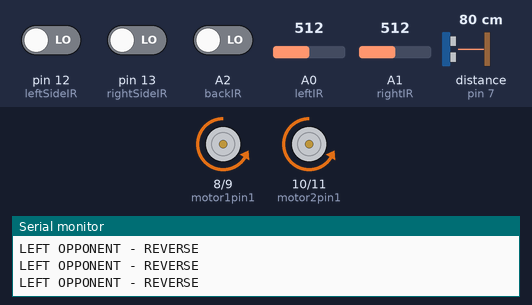
Bench run of a sketch on a simulated Arduino Uno, built with avr-gcc and run on an emulated ATmega328P. Parts: motor-driver pin pairs drawn as motors (green arrow = first pin HIGH = forward, orange = second pin HIGH = backward, longer = more drive, scaled by the enable pin), the last lines printed to the serial monitor. Wiring (inferred from the names in the program): ultrasonic range finder: trigger pin 6; echo pin 7. Inputs (shaded band) come from the test bench; at power-on: A0 (leftIR) = 512, A1 (rightIR) = 512, distance to the obstacle (sensor on pin 7) 80 cm, pin 12 (leftSideIR) LOW, pin 13 (rightSideIR) LOW, A2 (backIR) LOW. The echo pulse lasts 58.3 µs per cm.

Above: at 1.2 s.
1.3 s: A0 (leftIR) set to 486
At 1.92 s:
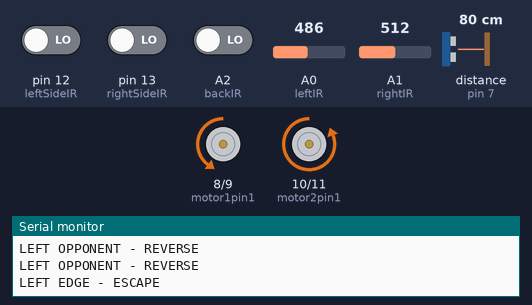
At 3.02 s:
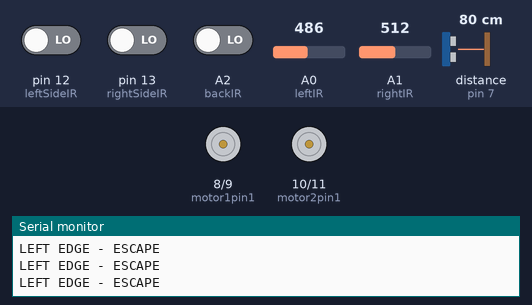
4.3 s: A1 (rightIR) set to 490
At 5.26 s:
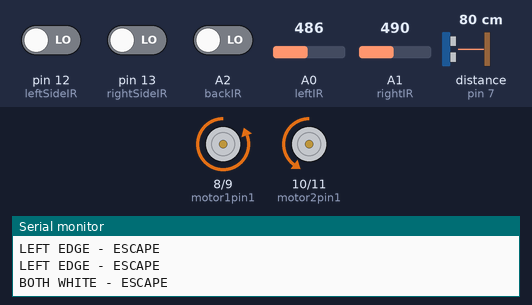
7.3 s: A1 (rightIR) set to 510
10.3 s: A0 (leftIR) set to 510
13.3 s: distance to the obstacle (sensor on pin 7) set to 30 cm
14.8 s: distance to the obstacle (sensor on pin 7) set to 23 cm
At 16.0 s:
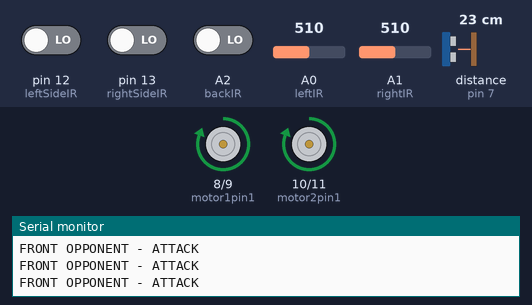
Timing chart, 0 to 17.3 s (numbered marks = the images above; inputs shaded):
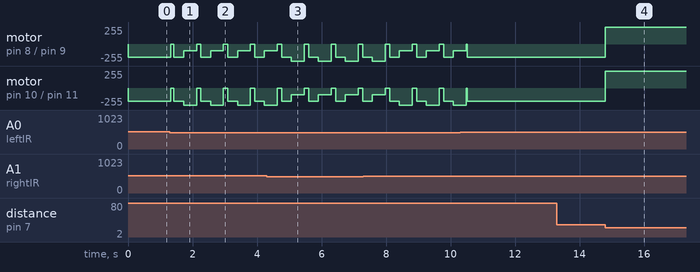

The sketch:

2NAZTY123.ino
```cpp
/*
TEAM DREAM SUMOBOT
ROBOT NAME:

MEMBERS:
Ann Arcalas
Nataniel Mapa
Nazren Sorio

MOTOR WIRE COLORS
EN1 - White
EN2 - Green
EN3 - Blue
EN4 - Violet
ENA - Orange
ENB - Brown

FLOOR SENSORS
Left - A0
Right - A1

OPPONENT SENSORS
Front - Ultrasonic
Left Side - 12
Right Side - 13
Back - A2
*/

// ==============================
// MOTOR PINS
// ==============================

// LEFT MOTOR
int motor1pin1 = 8;
int motor1pin2 = 9;

// RIGHT MOTOR
int motor2pin1 = 10;
int motor2pin2 = 11;

// MOTOR SPEED PINS
int ENA = 5;  // LEFT MOTOR
int ENB = 3;  // RIGHT MOTOR

// MOTOR SPEED: 0 TO 255
int motorSpeed = 200;
int attackSpeed = 255;

// FLOOR SENSOR PINS
int leftIR = A0;
int rightIR = A1;

int threshold = 500;

// ULTRASONIC SENSOR
int trigPin = 6;
int echoPin = 7;

int attackDistance = 25;

// SIDE AND BACK IR SENSORS
int leftSideIR = 12;
int rightSideIR = 13;
int backIR = A2;

// ASSUMPTION: LOW = OPPONENT DETECTED
int opponentDetected = LOW;

// EDGE ESCAPE TIME
int stopTime = 100;
int reverseTime = 300;
int turnTime = 400;

// ==============================
// SETUP
// ==============================

void setup() {

  Serial.begin(9600);

  pinMode(motor1pin1, OUTPUT);
  pinMode(motor1pin2, OUTPUT);
  pinMode(motor2pin1, OUTPUT);
  pinMode(motor2pin2, OUTPUT);

  pinMode(ENA, OUTPUT);
  pinMode(ENB, OUTPUT);

  pinMode(trigPin, OUTPUT);
  pinMode(echoPin, INPUT);

  pinMode(leftSideIR, INPUT);
  pinMode(rightSideIR, INPUT);
  pinMode(backIR, INPUT);

  digitalWrite(trigPin, LOW);

  stopLeft();
  stopRight();
}

// ==============================
// MAIN PROGRAM
// ==============================

void loop() {

  // READ FLOOR SENSORS
  int leftSensor = analogRead(leftIR);
  int rightSensor = analogRead(rightIR);

  // BLACK = SAFE, WHITE = EDGE
  bool leftBlack = leftSensor > threshold;
  bool rightBlack = rightSensor > threshold;

  // READ OPPONENT SENSORS
  bool leftOpponent =
    digitalRead(leftSideIR) == opponentDetected;

  bool rightOpponent =
    digitalRead(rightSideIR) == opponentDetected;

  bool backOpponent =
    digitalRead(backIR) == opponentDetected;

  // READ ULTRASONIC SENSOR
  digitalWrite(trigPin, LOW);
  delayMicroseconds(2);

  digitalWrite(trigPin, HIGH);
  delayMicroseconds(10);

  digitalWrite(trigPin, LOW);

  long duration = pulseIn(echoPin, HIGH, 25000);

  int distance = 999;

  if (duration > 0) {
    distance = duration * 0.0343 / 2;
  }

  // PRIORITY 1: FLOOR EDGE PROTECTION
  // LEFT BLACK, RIGHT WHITE
  // LEFT MOTOR REVERSE FASTER
  // RIGHT MOTOR REVERSE SLOWER

  if (leftBlack && !rightBlack) {

    Serial.println("RIGHT EDGE - ESCAPE");

    stopLeft();
    stopRight();
    delay(stopTime);

    leftReverse();
    rightReverse();
    delay(reverseTime);

    leftReverseFast();
    rightReverseSlow();
    delay(turnTime);

    stopLeft();
    stopRight();
  }

  // LEFT WHITE, RIGHT BLACK
  // LEFT MOTOR REVERSE SLOWER
  // RIGHT MOTOR REVERSE FASTER

  else if (!leftBlack && rightBlack) {

    Serial.println("LEFT EDGE - ESCAPE");

    stopLeft();
    stopRight();
    delay(stopTime);

    leftReverse();
    rightReverse();
    delay(reverseTime);

    leftReverseSlow();
    rightReverseFast();
    delay(turnTime);

    stopLeft();
    stopRight();
  }

  // BOTH FLOOR SENSORS DETECT WHITE

  else if (!leftBlack && !rightBlack) {

    Serial.println("BOTH WHITE - ESCAPE");

    stopLeft();
    stopRight();
    delay(stopTime);

    leftReverse();
    rightReverse();
    delay(reverseTime);

    leftReverseFast();
    rightReverseSlow();
    delay(turnTime);

    stopLeft();
    stopRight();
  }

  // PRIORITY 2: FRONT OPPONENT
  // BOTH MOTORS ATTACK AT MAXIMUM SPEED

  else if (distance <= attackDistance) {

    Serial.println("FRONT OPPONENT - ATTACK");

    attackForward();
  }

  // PRIORITY 3: LEFT SIDE OPPONENT
  // BOTH MOTORS REVERSE

  else if (leftOpponent) {

    Serial.println("LEFT OPPONENT - REVERSE");

    leftReverse();
    rightReverse();
  }

  // PRIORITY 4: RIGHT SIDE OPPONENT
  // BOTH MOTORS REVERSE

  else if (rightOpponent) {

    Serial.println("RIGHT OPPONENT - REVERSE");

    leftReverse();
    rightReverse();
  }

  // PRIORITY 5: BACK OPPONENT
  // BOTH MOTORS REVERSE

  else if (backOpponent) {

    Serial.println("BACK OPPONENT - REVERSE");

    leftReverse();
    rightReverse();
  }

  // PRIORITY 6: SEARCH FOR OPPONENT
  // LEFT MOTOR STOPPED
  // RIGHT MOTOR MOVES FORWARD

  else {

    Serial.println("SEARCHING");

    stopLeft();
    rightForward();
  }

  delay(30);
}

// ==============================
// LEFT MOTOR FUNCTIONS
// ==============================

void leftForward() {

  digitalWrite(motor1pin1, HIGH);
  digitalWrite(motor1pin2, LOW);

  analogWrite(ENA, motorSpeed);
}

void leftReverse() {

  digitalWrite(motor1pin1, LOW);
  digitalWrite(motor1pin2, HIGH);

  analogWrite(ENA, motorSpeed);
}

void leftReverseSlow() {

  digitalWrite(motor1pin1, LOW);
  digitalWrite(motor1pin2, HIGH);

  analogWrite(ENA, 100);
}

void leftReverseFast() {

  digitalWrite(motor1pin1, LOW);
  digitalWrite(motor1pin2, HIGH);

  analogWrite(ENA, 255);
}

void stopLeft() {

  digitalWrite(motor1pin1, LOW);
  digitalWrite(motor1pin2, LOW);

  analogWrite(ENA, 0);
}

// ==============================
// RIGHT MOTOR FUNCTIONS
// ==============================

void rightForward() {

  digitalWrite(motor2pin1, HIGH);
  digitalWrite(motor2pin2, LOW);

  analogWrite(ENB, motorSpeed);
}

void rightReverse() {

  digitalWrite(motor2pin1, LOW);
  digitalWrite(motor2pin2, HIGH);

  analogWrite(ENB, motorSpeed);
}

void rightReverseSlow() {

  digitalWrite(motor2pin1, LOW);
  digitalWrite(motor2pin2, HIGH);

  analogWrite(ENB, 100);
}

void rightReverseFast() {

  digitalWrite(motor2pin1, LOW);
  digitalWrite(motor2pin2, HIGH);

  analogWrite(ENB, 255);
}

void stopRight() {

  digitalWrite(motor2pin1, LOW);
  digitalWrite(motor2pin2, LOW);

  analogWrite(ENB, 0);
}

// ==============================
// ATTACK FUNCTION
// ==============================

void attackForward() {

  // LEFT MOTOR FORWARD
  digitalWrite(motor1pin1, HIGH);
  digitalWrite(motor1pin2, LOW);

  // RIGHT MOTOR FORWARD
  digitalWrite(motor2pin1, HIGH);
  digitalWrite(motor2pin2, LOW);

  // MAXIMUM SPEED
  analogWrite(ENA, attackSpeed);
  analogWrite(ENB, attackSpeed);
}
```

Measured:
- the behaviour switches between 501 and 500 on A0 (leftIR) (found by bisection; images 0 and 1)
- the behaviour switches between 27 and 26 cm on distance to the obstacle (sensor on pin 7) (found by bisection; images 3 and 4)
- after the input at 14.8 s, motor on pin 8 (motor1pin1) / pin 9 (motor1pin2), motor on pin 10 (motor2pin1) / pin 11 (motor2pin2): backward 200/255 → forward 255/255 at once
